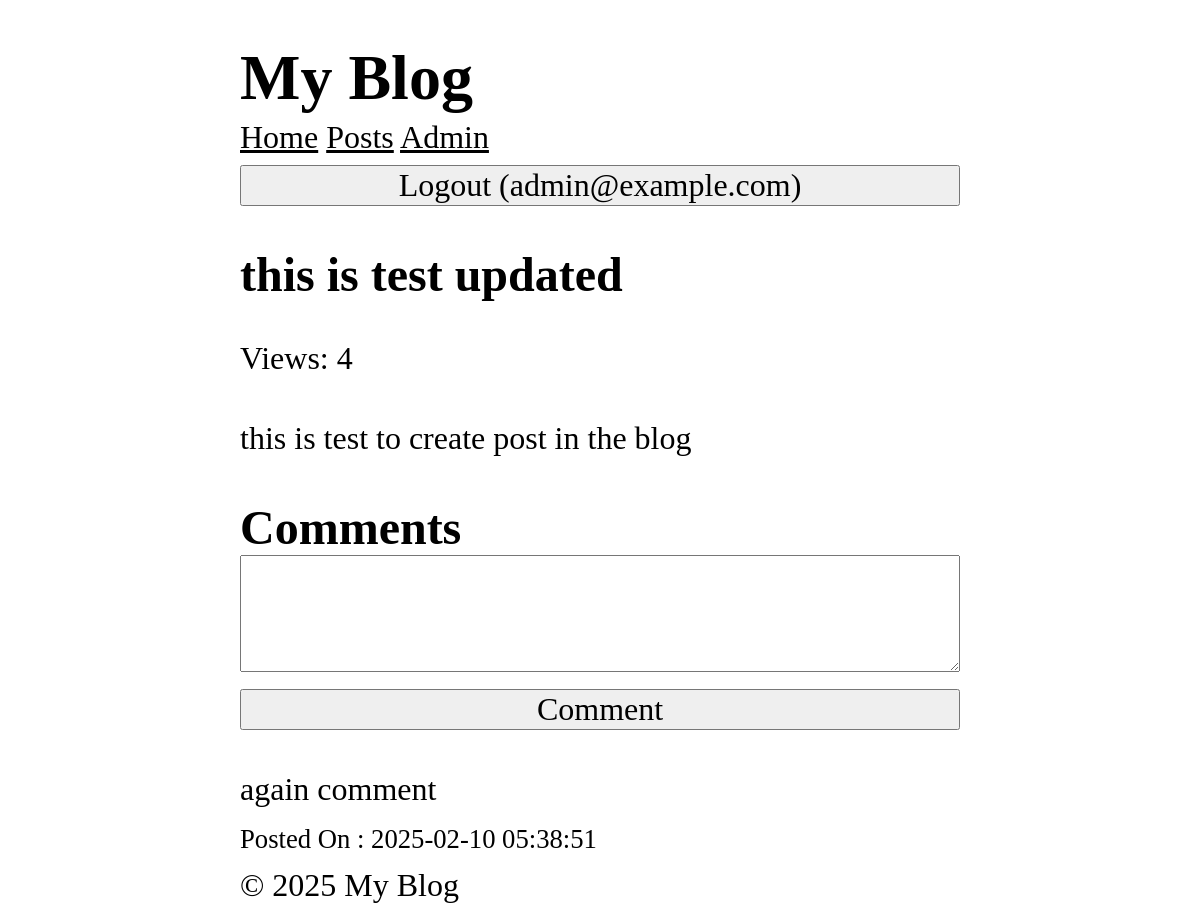
Page /posts/4 (signed in) on the committed database.
### tables this page shows
CREATE TABLE users (
  id INTEGER PRIMARY KEY AUTOINCREMENT,
  name TEXT NOT NULL,
  email TEXT UNIQUE NOT NULL,
  password TEXT NOT NULL,
  role TEXT NOT NULL DEFAULT 'user',
  created_at DATETIME DEFAULT CURRENT_TIMESTAMP
);

CREATE TABLE posts (
  id INTEGER PRIMARY KEY AUTOINCREMENT,
  title TEXT NOT NULL,
  content TEXT NOT NULL,
  views INTEGER DEFAULT 0,
  user_id INTEGER NOT NULL,
  created_at DATETIME DEFAULT CURRENT_TIMESTAMP,
  FOREIGN KEY (user_id) REFERENCES users (id)
);

CREATE TABLE comments (
  id INTEGER PRIMARY KEY AUTOINCREMENT,
  content TEXT NOT NULL,
  user_id INTEGER NOT NULL,
  post_id INTEGER NOT NULL,
  created_at DATETIME DEFAULT CURRENT_TIMESTAMP,
  FOREIGN KEY (user_id) REFERENCES users (id),
  FOREIGN KEY (post_id) REFERENCES posts (id)
);

### core/View.php (called while the page is built, shortened)
<?php
class View
{
    protected static $globals = [];
    public static function share(string $key , mixed $value): void
    {
        static::$globals[$key] = $value;
    }
    public static function render(string $template , array $data = [], string $layout = null): string
    {
        $data = [...static::$globals , ...$data];
        $content = static::renderTemplate($template , $data);
        return static::renderLayout($layout , $data , $content);
    }
    protected static function renderTemplate(string $template , array $data): string
    {
        extract($data);
        $path = dirname(__DIR__) . "/app/Views/$template.php";
        require $path;
        return ob_get_clean();
    }
    protected static function renderLayout(?string $template , array $data , string $content): string
    {
        extract([...$data , 'content' => $content]);
        $path = dirname(__DIR__) . "/app/Views/$template.php";
        require $path;
        return ob_get_clean();
    }
}

### app/Controller/PostController.php (called while the page is built, shortened)
<?php
class PostController
{
    public function show($id)
    {
        $posts = Post::find($id);
        $comments = Comment::forPost($id);
        return View::render(template:'post/show' ,
        data: ['post' => $posts , 'comments' => $comments],
        layout:'layouts/main');
    }
}

### core/Router.php (called while the page is built, shortened)
<?php
class Router
{
    protected array $routes = [];
    protected array $globalMiddleware = [];
    protected array $routeMiddleware = [];
    public function add(string $method , string $uri , string $controller , array $middlewares = []): void
    {
        $this->routes[] = [
            'method' => $method,
            'uri' => $uri,
            'controller' => $controller ,
            'middlewares' => $middlewares
        ];
    }
    public function addGlobalMiddleware(string $middleware): void
    {
        $this->globalMiddleware[] = $middleware;
    }
    public function addRouteMiddleware(string $name , string $middleware): void
    {
        $this->routeMiddleware[$name] = $middleware;
    }
    public function dispatch(string $uri , string $method): string
    {
        $route = $this->findRoute($uri , $method);
        $middlewares = [
            ...$this->globalMiddleware,
            ...array_map(fn($name) => $this->routeMiddleware[$name] , $route['middlewares'])
        ];
        return $this->runMiddleware($middlewares ,
        function() use ($route) {
            [$controller , $action] = explode('@' , $route['controller']);
        return $this->callAction($controller , $action , $route['params']);
        });
    }
    protected function runMiddleware(array $middlewares ,callable $target): mixed
    {
        $next = $target;
        foreach(array_reverse($middlewares) as $middleware)
        {
            $next = fn()=>(new $middleware)->handle($next);
        }
        return $next();
    }
    protected function findRoute(string $uri , string $method): ?array
    {
        foreach($this->routes as $route)
        {
            $params = $this->matchRoute($route['uri'] , $uri);
            if($params !== null && $route['method'] === $method)
            {
                return [...$route ,'params' => $params];
            }
        }
        return null;
    }
    protected function matchRoute(string $routeUri , string $requestUri):?array
    {
        $routeSegaments = explode('/' , trim($routeUri , '/'));
        $requestSegaments = explode('/' , trim($requestUri , '/'));
        if(count($routeSegaments) !== count($requestSegaments)){
            return null;
        }
        $params = [];
        foreach($routeSegaments as $index => $routeSegament)
        {
            if(str_starts_with($routeSegament , '{') && str_ends_with($routeSegament , '}'))
            {
                $params[trim($routeSegament , '{}')] = $requestSegaments[$index];
            }elseif($routeSegament !== $requestSegaments[$index])
            {
                return null;
            }
        }
        return $params;
    }
    protected function callAction(string $controller ,string $action , array $params): string
    {
       return (new $controllerClass)->$action(...$params);
    }
}

### app/Middlewares/CSRF.php (called while the page is built, shortened)
<?php
class CSRF implements Middleware
{
    public function handle(callable $next)
    {
        return $next();
    }
}

### app/Middlewares/View.php (called while the page is built, shortened)
<?php
class View implements Middleware
{
    public function handle(callable $next)
    {
        CoreView::share('user', Auth::user());
        return $next();
    }
}

### core/Database.php (called while the page is built, shortened)
<?php
class Database {
  protected $pdo;
  public function __construct(array $config) {
    try {
      $dsn = $this->createDsn($config);
      $username = $config['username'] ?? null;
      $password = $config['password'] ?? null;
      $options = $config['options'] ?? null;
      $this->pdo = new PDO($dsn, $username, $password, $options);
      $this->pdo->setAttribute(PDO::ATTR_ERRMODE, PDO::ERRMODE_EXCEPTION);
    } catch (PDOException $e) {
      throw new Exception("Could not connect to the database");
    }
  }
  protected function createDsn(array $config): string {
    $driver = $config['driver'];
    $dbname = $config['dbname'];
    return match($driver) {
      'sqlite' => "sqlite:$dbname",
      default => throw new Exception("Unsupported database driver: $driver")
    };
  }
  public function query(string $sql, array $params = []): PDOStatement {
    $stmt = $this->pdo->prepare($sql);
    $stmt->execute($params);
    return $stmt;
  }
  public function fetchAll(string $sql, array $params = [] , ?string $className = null): array {
    $stmt = $this->query($sql, $params);
    return $className
    ? $stmt->fetchAll(PDO::FETCH_CLASS, $className)
     : $stmt->fetchAll(PDO::FETCH_ASSOC);
  }
  public function fetch(string $sql, array $params = [] , ?string $className = null): mixed {
    $stmt = $this->query($sql, $params);
    $stmt->setFetchMode($className ? PDO::FETCH_CLASS : PDO::FETCH_ASSOC , $className);
    return $stmt->fetch() ;
  }
}

### core/Model.php (called while the page is built, shortened)
<?php
abstract class Model {
    protected static string $table;
    public static function find(mixed $id): ?static  {
        $db = App::get('database');
         return  $db->fetch("SELECT * FROM " . static::$table . " WHERE id = ?", [$id], static::class);
    }
}

### app/Services/Auth.php (called while the page is built, shortened)
<?php
class Auth
{
    protected static $user = null;
    public static function user():?User
    {
        if(static::$user === null)
        {
            $userId = $_SESSION['user_id'] ?? null;
            static::$user = $userId ? User::find($userId) : RememberMe::user();
        }
        return static::$user;
    }
}

### app/Services/Authorization.php (called while the page is built, shortened)
<?php
class Authorization
{
    public static function check(string $action , mixed $resource = null): bool
    {
        $user = Auth::user();
        return match($action)
        {   'dashboard' => in_array($user->role , ['admin','superadmin']) ,
            'edit_post' , 'delete_post' => $resource instanceof Post && (($user->id == $resource->user_id) || in_array($user->role , ['admin','superadmin'])),
            'comment','create_post' => true,
            default =>false
        };
    }
}

### helpers.php (called while the page is built, shortened)
<?php
if(!function_exists('check'))
{
    function check(string $action , mixed $resource = null): bool
    {
       return Authorization::check($action , $resource);
    }
}

### core/App.php (called while the page is built, shortened)
<?php
class App
{
    protected static $container = [];
    public static function bind( string $key , mixed $value):void
    {
        static::$container[$key] = $value;
    }
    public static function get(string $key):mixed
    {
        return static::$container[$key];
    }
}

### app/Models/Comment.php (called while the page is built, shortened)
<?php
class Comment extends Model
{
    protected static string $table = 'comments';
    public static function forPost(int $postId): array
    {
        $db = App::get('database');
      return  $db->fetchAll(
        "SELECT * FROM " . static::$table . " WHERE post_id = ? ORDER BY created_at DESC", [$postId], static::class);
    }
}

### app/Views/post/show.php (the view, shortened to what this page needs)
<article>
    <h1><?=htmlspecialchars($post->title);?></h1>
    <p>Views: <?= $post->views; ?></p>
    <p><?= nl2br(htmlspecialchars($post->content)); ?></p>
</article>
<section>
    <h2 id="comments">Comments</h2>
    <?php if($user && check('comment')): ?>
        <form action="/posts/<?= $post->id ?>/comments" method="post">
        <textarea name="content" id="content" cols="5" rows="3"></textarea>
        <button type="submit">Comment</button>
        </form>
        <?php else: ?>
            <p><a href="/login">Login</a> to leave a comment</p>
        <?php endif; ?>
    <?php foreach($comments as $comment): ?>
        <article>
        <p><?= nl2br(htmlspecialchars($comment->content)); ?></p>
        <small>Posted On : <?= $comment->created_at; ?></small>
        </article>
    <?php endforeach; ?>
</section>

### app/Views/layouts/main.php (shortened to what this page needs)
<!DOCTYPE html>
<html lang="en">
<head>
   <link rel="stylesheet" href="/style.css"/>
</head>
<body>
    <header>
        <h1>My Blog</h1>
    </header>
    <nav>
        <a href="/">Home</a>
        <a href="/posts">Posts</a>
    <?php  if($user): ?>
        <?php if(check('dashboard')): ?>
            <a href="/admin/dashboard">Admin</a>
        <?php endif; ?>
        <form action="/logout" method="post">
            <button type="submit">Logout (<?= $user->email?>)</button>
        </form>
        <?php else: ?>
        <a href="/login">Login</a>
    <?php endif; ?>
    </nav>
    <main>
        <?=$content?>
    </main>
    <footer>
        &copy; <?=date('Y')?> My Blog
    </footer>
</body>
</html>

### public/style.css (style rules this page uses)
*, *::before, *::after { box-sizing: border-box; }
html { -moz-text-size-adjust: none; -webkit-text-size-adjust: none; text-size-adjust: none; }
body, h1, h2, h3, h4, p, figure, blockquote, dl, dd { margin-block-end: 0; }
body { min-height: 100vh; line-height: 1.5; max-width: 60%; margin-left: auto; margin-right: auto; font-size: 2em; font-family: 'Times New Roman', Times, serif; }
h1, h2, h3, h4, button, input, label { line-height: 1.1; }
h1, h2, h3, h4 { text-wrap: balance; }
a:not([class]) { text-decoration-skip-ink: auto; color: currentColor; }
input, button, textarea, select { font-family: inherit; font-size: inherit; width: 100%; }

### rows in the picture
users: email "admin@example.com"
posts: title "this is test updated", views "4", content "this is test to create post in the blog"
comments: content "again comment", created_at "2025-02-10 05:38:51"
